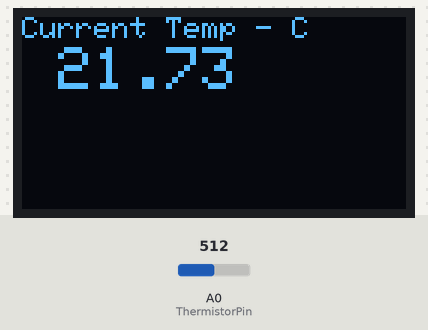
A sketch run on a simulated Arduino Uno, built with avr-gcc and run on an emulated ATmega328P. On the bench: 128×64 one-colour display. Inputs (shaded band) come from the test bench; at power-on: A0 (ThermistorPin) = 512. The display library's start-up logo is not drawn.

Above: at 5.1 s.
At 27.2 s:
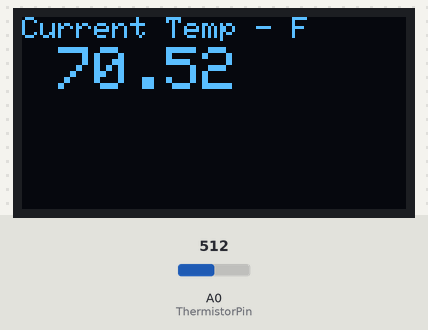
27.3 s: A0 (ThermistorPin) set to 716
At 36.1 s:
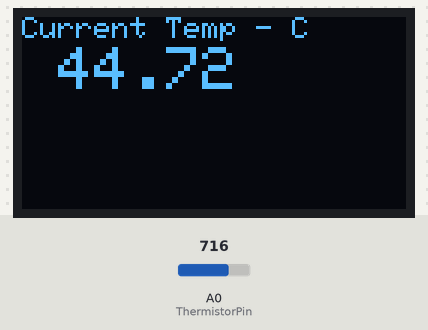
41.3 s: A0 (ThermistorPin) set to 900
At 50.6 s:
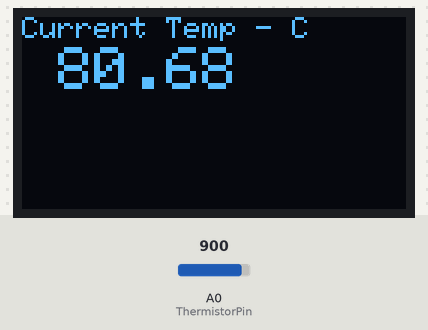
52.6 s: A0 (ThermistorPin) set to 1023
At 66.3 s:
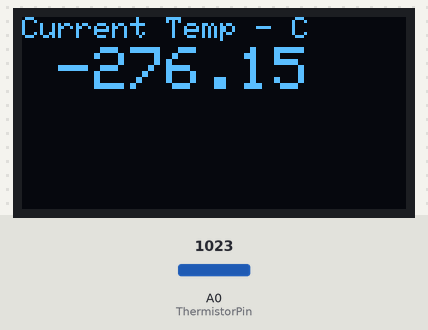
Timing chart, 0 to 67.8 s (numbered marks = the images above; inputs shaded):
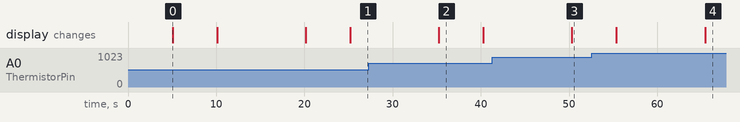

Measured:
- after the input at 27.3 s, the display: changes after 8.0 s (image 2)
- after the input at 41.3 s, the display: changes after 9.0 s (image 3)
- after the input at 52.6 s, the display: first differs from a run without the input after 12.8 s (image 4)
- what the display in image 0 shows lasts 5.0 s, from 5.1 s to 10.1 s

The sketch:

OLEDntc.ino
```cpp
//Include library
#include <Adafruit_GFX.h>
#include <Adafruit_SSD1306.h>

#define OLED_RESET -1

Adafruit_SSD1306 display(OLED_RESET);

//NTC set up
int ThermistorPin = 0;
int Vo;

void setup() {

    //Initialize display by providing the display type and its I2C address.
    display.begin(SSD1306_SWITCHCAPVCC, 0x3C);

    //Set the text color.
    display.setTextColor(SSD1306_WHITE);
}

void loop() {

    //Temp calculations
    Vo = analogRead(ThermistorPin);

    //Opening screen
    display.setTextSize(1);
    display.display();
    delay(5000);

    //Display Celsisus Temp
    display.clearDisplay();
    display.setTextSize(1);
    display.setCursor(0,0);
    display.print("Current Temp - C");
    display.setTextSize(2);
    display.setCursor(12,10);
    display.print(getCelsius(readThermistor((float)Vo), -3.0));
    display.display();

    delay(5000);

    //Display Fahrenheit Temp
    display.clearDisplay();
    display.setTextSize(1);
    display.setCursor(0,0);
    display.print("Current Temp - F");
    display.setTextSize(2);
    display.setCursor(12,10);
    display.print(getFahrenheit(readThermistor((float)Vo), -6.0));
    display.display();

    delay(5000);
    Vo = 0;
}


//Function to Return a Raw Thermistor/temperature value
float readThermistor(float VoltIn){

    float R1 = 10000;
    float R2;
    float logR2;
    float T;
    float c1 = 1.009249522e-03;
    float c2 = 2.378405444e-04;
    float c3 = 2.019202697e-07;

    R2 = R1 * (1023.0 / VoltIn - 1.0);
    logR2 = log(R2);
    T = (1.0 / (c1 + c2*logR2 + c3*logR2*logR2*logR2));
    return T;
}

//Function to convert Raw temp value to Celsius, with calibration value
float getCelsius(float RawT, float cal){

    float celsius;
    celsius = RawT - 273.15 + cal;
    return celsius;
}

//Function to convert Raw temp value to Fahrenheit, with calibration value
float getFahrenheit(float RawT, float cal){

    float celsius = getCelsius(RawT, 0.0);
    float fahrenheit = celsius * ( 9.0/ 5.0 ) + 32.0 + cal;
    return fahrenheit;

}
```
